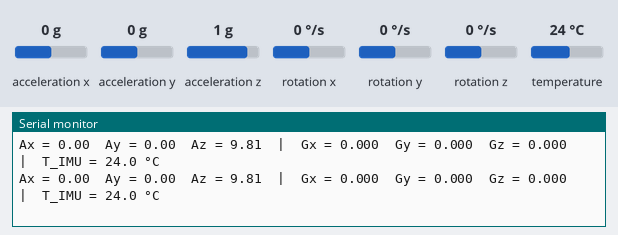
Bench run of a sketch on a simulated ESP32. Parts: the last lines printed to the serial monitor. The inputs (shaded band) are chosen by the test bench; at power-on: acceleration x 0 g, acceleration y 0 g, acceleration z 1 g, rotation x 0 °/s, rotation y 0 °/s, rotation z 0 °/s, temperature 24 °C.

Above: at 2.2 s.
2.3 s: acceleration x set to -1.4 g
At 2.61 s:
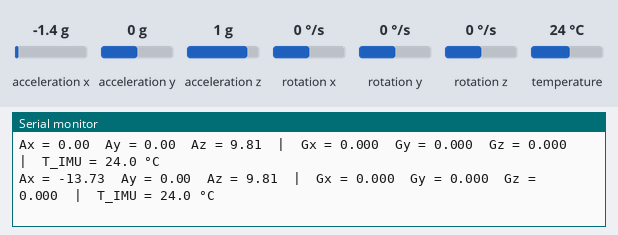
3.8 s: acceleration y set to -1.4 g
At 3.84 s:
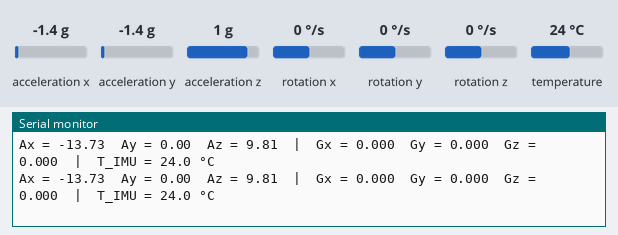
5.3 s: acceleration z set to -1.4 g
At 5.48 s:
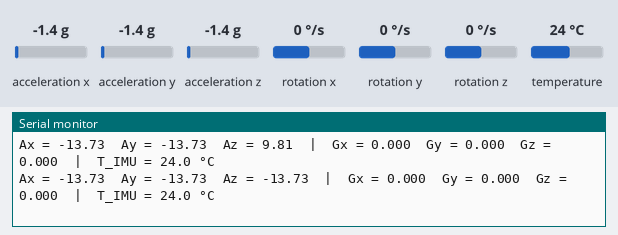
6.8 s: rotation x set to -192 °/s
At 6.91 s:
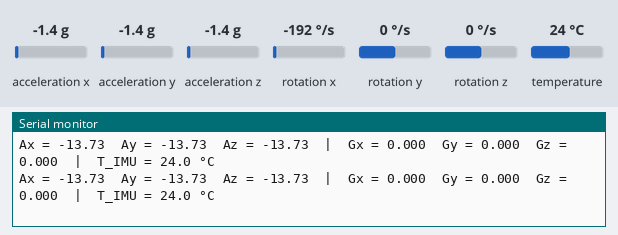
8.3 s: rotation y set to -192 °/s
At 8.35 s:
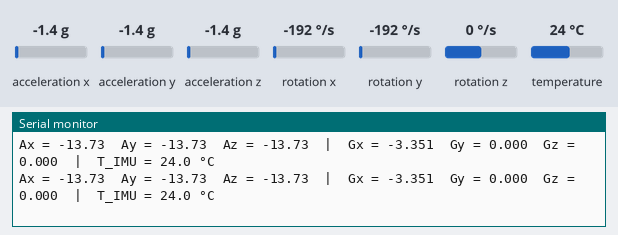

Measured:
- after the input at 2.3 s, the serial monitor: prints a new line after 0.15 s (image 1)
- after the input at 5.3 s, the serial monitor: prints a new line at once (image 3)

The sketch:

15_Test_MPU6050.ino
```cpp
/***************************************************
  Proyecto: CANSAT - Test del sensor MPU6050 (IMU)
  Versión: v1.0 - 27/10/2025
  Autor: Equipo CANSAT
  Centro: IES Gonzalo Torrente Ballester (Salamanca)

  Descripción:
  Detección y lectura básica del MPU6050 por I2C.
  Muestra en el Monitor Serie las lecturas directas
  del acelerómetro (m/s²) y del giroscopio (rad/s),
  sin aplicar filtros ni conversión a ángulos.
  Sirve como prueba de montaje antes de usar
  algoritmos de orientación más avanzados.

  Licencia: MIT
***************************************************/

/*
  ESP32 + MPU6050 (GY-521, I2C) – Test de comprobación

  Conexiones (según módulo GY-521):

    MPU6050   ->   ESP32
    -------------------------
    VCC       ->   3V3
    GND       ->   GND
    SDA       ->   GPIO21
    SCL       ->   GPIO22
    ADO       ->   GND    (dirección I2C 0x68)
    INT       ->   Sin conectar
    XCL       ->   No conectar
    XDA       ->   No conectar

  Notas:
    - El bus I2C del ESP32 usará SDA=21 y SCL=22.
    - El sensor devuelve aceleración en m/s² y
      velocidad angular en rad/s.
    - Con la placa quieta, la norma del vector
      aceleración debe ser ≈ 9.81 m/s² (1 g).
    - Este ejemplo es el equivalente a "valores RAW"
      del artículo de orientación con IMU.

  Librerías necesarias (Administrador de Bibliotecas):
    - Adafruit MPU6050
    - Adafruit Unified Sensor
*/

#include <Wire.h>
#include <Adafruit_MPU6050.h>
#include <Adafruit_Sensor.h>

// Objeto global para el MPU6050
Adafruit_MPU6050 mpu;

void setup() {
  // Monitor serie para ver los datos
  Serial.begin(115200);
  delay(1000);
  Serial.println();
  Serial.println(F("=== CANSAT - Test básico MPU6050 (ESP32) ==="));

  // Inicializar bus I2C en los pines del ESP32
  Wire.begin(21, 22);

  // Intentar iniciar el MPU6050 en la dirección 0x68 (ADO a GND)
  if (!mpu.begin(0x68)) {
    Serial.println(F("ERROR: No se detecta el MPU6050 en 0x68."));
    Serial.println(F("Revisa conexiones: VCC=3V3, GND, SDA=21, SCL=22, ADO=GND."));
    while (1) {
      delay(1000);  // Bucle infinito si falla (no seguimos sin IMU)
    }
  }

  Serial.println(F("OK: MPU6050 detectado correctamente."));

  // Configurar rangos de medida (adecuados para CANSAT)
  mpu.setAccelerometerRange(MPU6050_RANGE_4_G);       // ±4 g
  mpu.setGyroRange(MPU6050_RANGE_500_DEG);            // ±500 º/s

  Serial.println(F("Rangos configurados: Acel ±4g, Gyro ±500 º/s."));
  Serial.println(F("Mostrando lecturas básicas cada 200 ms...\n"));
}

void loop() {
  // Estructuras para guardar las lecturas
  sensors_event_t accelEvent;
  sensors_event_t gyroEvent;
  sensors_event_t tempEvent;

  // Obtener una muestra del MPU6050
  mpu.getEvent(&accelEvent, &gyroEvent, &tempEvent);

  // Acelerómetro: valores en m/s²
  Serial.print(F("Ax = "));
  Serial.print(accelEvent.acceleration.x, 2);
  Serial.print(F("  Ay = "));
  Serial.print(accelEvent.acceleration.y, 2);
  Serial.print(F("  Az = "));
  Serial.print(accelEvent.acceleration.z, 2);

  // Giroscopio: valores en rad/s
  Serial.print(F("  |  Gx = "));
  Serial.print(gyroEvent.gyro.x, 3);
  Serial.print(F("  Gy = "));
  Serial.print(gyroEvent.gyro.y, 3);
  Serial.print(F("  Gz = "));
  Serial.print(gyroEvent.gyro.z, 3);

  // Temperatura interna del IMU (opcional, solo informativa)
  Serial.print(F("  |  T_IMU = "));
  Serial.print(tempEvent.temperature, 1);
  Serial.println(F(" °C"));

  delay(200);  // Periodo de muestreo: ~5 Hz
}
```
